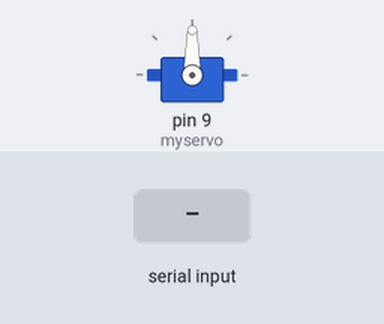
This sketch was run on a simulated Arduino Uno, built with avr-gcc and run on an emulated ATmega328P. Parts: servo. The inputs (shaded band) are chosen by the test bench.

Above: at 1.2 s.
1.3 s: byte 30 received over Serial
At 2.1 s:
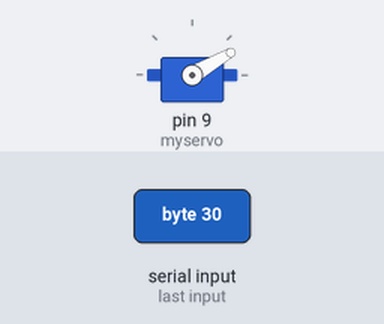
2.8 s: byte 120 received over Serial
At 3.2 s:
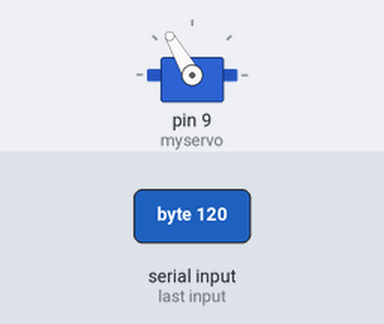
Timing chart, 0 to 5.8 s (numbered marks = the images above; inputs shaded):
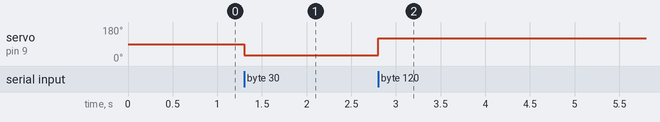

The sketch:

servo_dec09a.ino
```cpp
#include <Servo.h>

Servo myservo; //Creates a servo object

int pos = 90; //variable to store servo position
int incomingbyte;

void setup()
{
  myservo.attach(9); // attaches the servo on pin 9 to servo object
  myservo.write(90);
  Serial.begin(9600);
}

void loop()
{
if(Serial.available() > 0) {
 // read the incoming byte:
  incomingbyte = Serial.read();
  myservo.write(incomingbyte);
}
}
```

Measured:
- after the input at 1.3 s, servo on pin 9 (myservo): 90° → 30° at once
- after the input at 2.8 s, servo on pin 9 (myservo): 30° → 120° at once
